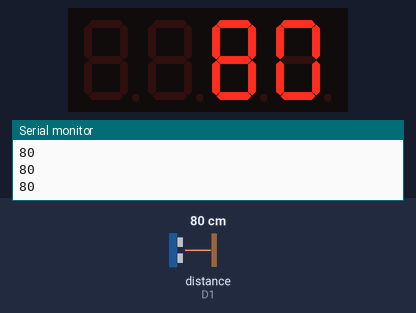
A sketch run on a simulated ESP8266 (NodeMCU). Parts: 4-digit seven-segment display, the last lines printed to the serial monitor. The test bench sets the inputs (shaded band); at power-on: distance to the obstacle (sensor on D1) 80 cm. The echo pulse lasts 58.3 µs per cm.

Above: at 2.9 s.
3.0 s: distance to the obstacle (sensor on D1) set to 2 cm
At 4.4 s:
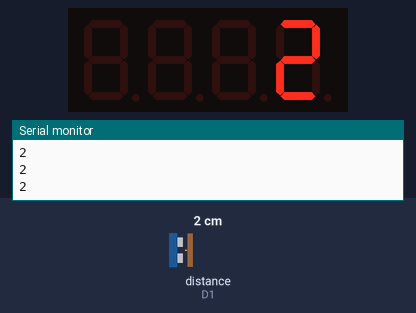
4.8 s: distance to the obstacle (sensor on D1) set to 4 cm
At 5.5 s:
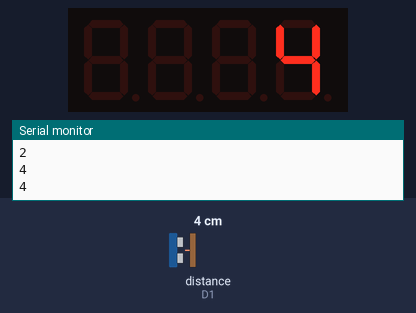
6.4 s: distance to the obstacle (sensor on D1) set to 9 cm
At 7.9 s:
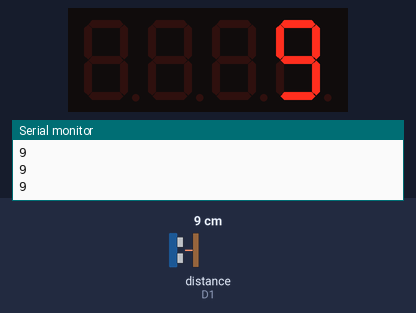
Timing chart, 0 to 9.4 s (numbered marks = the images above; inputs shaded):
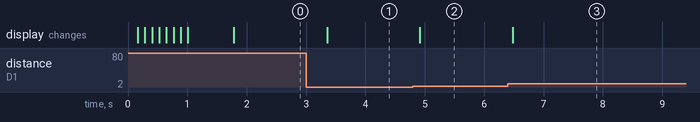

The sketch:

esp-distance-sensor.ino
```cpp
#include <HCSR04.h> // https://github.com/Martinsos/arduino-lib-hc-sr04
// alternative with one trigger & multiple echos in parallel: https://github.com/d03n3rfr1tz3/HC-SR04

#define TRIG D2
#define ECHO D1
// Initialize HC-SR04 ultrasonic distance sensor
UltraSonicDistanceSensor distanceSensor(TRIG, ECHO);


#include <TM1637TinyDisplay.h> // 4-digit 7-segment LCD display; https://github.com/jasonacox/TM1637TinyDisplay - see example TM1637Demo for animations and linked web tool for creating them.
// alternatives:
// https://github.com/bremme/arduino-tm1637 SevenSegmentTM1637 does not compile for arch ESP8266
// https://github.com/avishorp/TM1637 too basic, only has function to display decimal number, no scrolling text, animations etc.

#define CLK D5
#define DIO D6
// Initialize TM1637TinyDisplay - 4 Digit Display
TM1637TinyDisplay display(CLK, DIO);


void setup () {
    Serial.begin(9600);
    display.setBrightness(BRIGHT_4);
    display.showString("HELLO!");
    delay(500);
    display.clear();
}

int p;
int n;

void loop () {
    // Every 500 miliseconds, do a measurement using the sensor and print the distance in centimeters.
    int d = distanceSensor.measureDistanceCm();
    Serial.println(d);
    // show on display or turn off if no change for >10 measurements
    if (d == p) n++;
    else n = 0;
    p = d;
    if (n > 10)
      display.clear();
    else
      display.showNumber(d);
    delay(500);
}
```

Measured:
- after the input at 3.0 s, the display: changes after 0.35 s (image 1)
- after the input at 4.8 s, the display: changes after 0.12 s (image 2)
- after the input at 6.4 s, the display: changes after 0.08 s (image 3)
